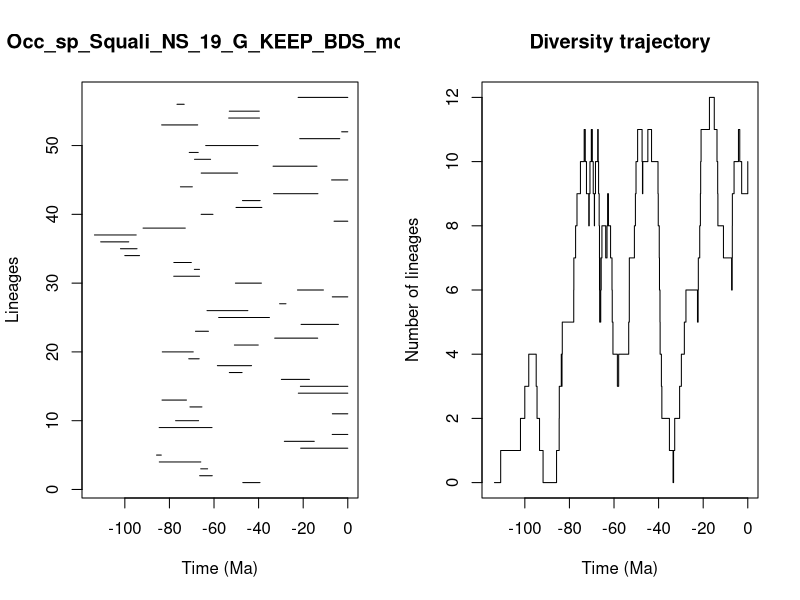

Write R code to recreate this figure.


pdf(file='../Results/Species_NS/5_MA_bins_EP_FT/pyrate_mcmc_logs/Occ_sp_Squali_NS_19_G_KEEP_BDS_mcmc_LTT.pdf',width=0.6*20, height=0.6*10)
title = "Occ_sp_Squali_NS_19_G_KEEP_BDS_mcmc"
ts=c(47.08858913324607, 66.43477330335865,65.95581434771583,84.54439205864034,85.77258192403191,21.133006038194992,28.450102006924475,6.987456916903282,84.59944720925591,77.23001558781903,6.9141027237696795,70.7847789365568,83.32172570582911,22.18191810999387,21.256996360147525,29.786201179340534,53.12724100314769,58.49167531163249,71.32933891270463,83.20360328819915,50.85636093567007,32.77619427829355,68.31715131138664,20.947739841034576,57.91047044258004,63.13657544300637,30.574151616830925,6.94396807372921,22.561440444629213,50.40082663103461,78.06338236462787,68.81974490813542,78.01698143095156,100.01755817065481,101.9562058881389,110.83460341817477,113.62689708893843,91.82097278840546,6.149525923572444,65.77483255686869,50.126805959241885,47.23464132052946,33.275749753228254,75.06058652952439,7.262477924770621,65.75031314515252,33.515270730977285,68.74258146216947,71.10990415450176,63.72516522965031,21.55308741606181,2.7428356671550707,83.48581240410485,53.40964663932578,53.14139553206938,76.60357938876524,22.266350069001355)
te=c(39.37568303586035, 60.79409086537981,62.87261173669754,65.92920889103608,83.65201445639215,0.0,15.028090646612965,0.0,60.899558829387644,66.92074933339312,0.0,65.4197709045149,72.35584412475335,0.0,0.0,17.196557533571834,47.406081632097646,43.16371676595932,66.65956082704167,69.31833292997095,40.15785079028091,13.496929509855322,62.49506751114887,4.179285430862694,35.146112640521956,44.82447078973888,27.733932781814026,0.0,10.912337869702469,38.74606406588605,66.50519909173373,66.52149061346155,70.17986024152887,93.40946756380502,94.52311909601562,98.24160612770719,94.90580393269536,72.8928935864484,0.0,60.475248585658186,38.539908749760656,39.31567511244207,13.401558334378155,69.72912534881432,0.0,49.40889515827321,13.807145094034148,61.543792712197074,67.08648129900604,40.26563705700795,3.5955424370134796,0.0,67.32389909344549,39.604176738118234,39.7060768945931,73.3812399812564,0.0)
div_traj=c(0, 1,2,3,4,3,2,1,0,1,2,3,4,3,4,5,6,7,8,9,10,11,10,9,8,9,10,11,10,9,8,9,10,11,10,9,8,7,6,5,6,7,6,7,8,7,8,9,8,7,6,5,4,3,4,5,6,7,8,9,10,11,10,9,10,11,10,9,8,7,6,5,4,3,2,1,0,1,2,3,4,5,6,5,6,7,8,9,10,11,12,11,10,9,8,7,6,7,8,9,10,11,10,9,10)
time_events=c(113.62689708893843, 110.83460341817477,101.9562058881389,100.01755817065481,98.24160612770719,94.90580393269536,94.52311909601562,93.40946756380502,91.82097278840546,85.77258192403191,84.59944720925591,84.54439205864034,83.65201445639215,83.48581240410485,83.32172570582911,83.20360328819915,78.06338236462787,78.01698143095156,77.23001558781903,76.60357938876524,75.06058652952439,73.3812399812564,72.8928935864484,72.35584412475335,71.32933891270463,71.10990415450176,70.7847789365568,70.17986024152887,69.72912534881432,69.31833292997095,68.81974490813542,68.74258146216947,68.31715131138664,67.32389909344549,67.08648129900604,66.92074933339312,66.65956082704167,66.52149061346155,66.50519909173373,66.43477330335865,65.95581434771583,65.92920889103608,65.77483255686869,65.75031314515252,65.4197709045149,63.72516522965031,63.13657544300637,62.87261173669754,62.49506751114887,61.543792712197074,60.899558829387644,60.79409086537981,60.475248585658186,58.49167531163249,57.91047044258004,53.40964663932578,53.14139553206938,53.12724100314769,50.85636093567007,50.40082663103461,50.126805959241885,49.40889515827321,47.406081632097646,47.23464132052946,47.08858913324607,44.82447078973888,43.16371676595932,40.26563705700795,40.15785079028091,39.7060768945931,39.604176738118234,39.37568303586035,39.31567511244207,38.74606406588605,38.539908749760656,35.146112640521956,33.515270730977285,33.275749753228254,32.77619427829355,30.574151616830925,29.786201179340534,28.450102006924475,27.733932781814026,22.561440444629213,22.266350069001355,22.18191810999387,21.55308741606181,21.256996360147525,21.133006038194992,20.947739841034576,17.196557533571834,15.028090646612965,13.807145094034148,13.496929509855322,13.401558334378155,10.912337869702469,7.262477924770621,6.987456916903282,6.94396807372921,6.9141027237696795,6.149525923572444,4.179285430862694,3.5955424370134796,2.7428356671550707,0.0)
                par(mfrow=c(1,2))
                L = length(ts)
                plot(ts, 1:L , xlim=c(-max(ts)-1,0), pch=20, type="n", main=title,xlab="Time (Ma)",ylab="Lineages")
                for (i in 1:L){segments(x0=-te[i],y0=i,x1=-ts[i],y1=i)}    
                t = -time_events
                plot(div_traj ~ t,type="s", main = "Diversity trajectory",xlab="Time (Ma)",ylab="Number of lineages",xlim=c(-max(ts)-1,0))
                abline(v=c(65,200,251,367,445),lty=2,col="gray")
                
